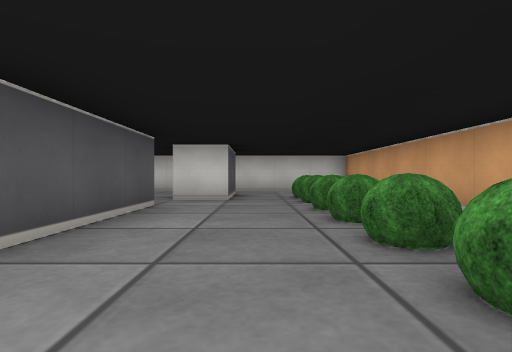
View 1 (above)

16 first-person views from a walk through a cub3D ray-caster map. The camera is about half as high as the walls, looks level and sees 80° across. The floor is counted in squares. Each view is taken from the middle of a square. On the plan, view 1 faces up. The plan holds only what a view shows up to about 9 squares ahead; the rest is blank.

View 2
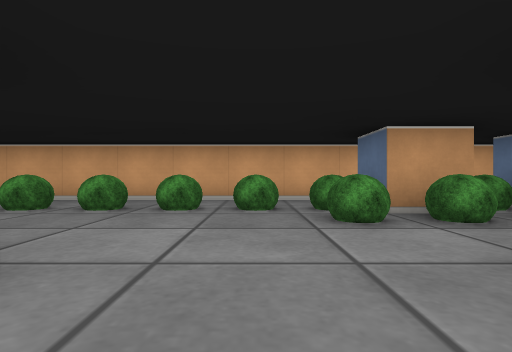

View 3
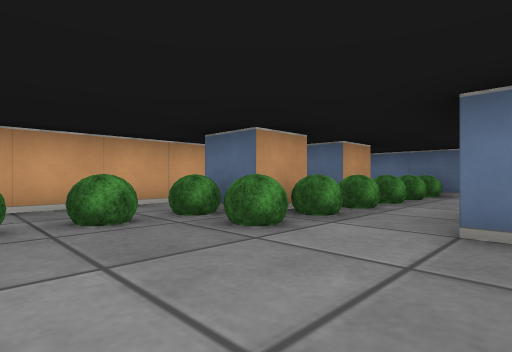

View 4
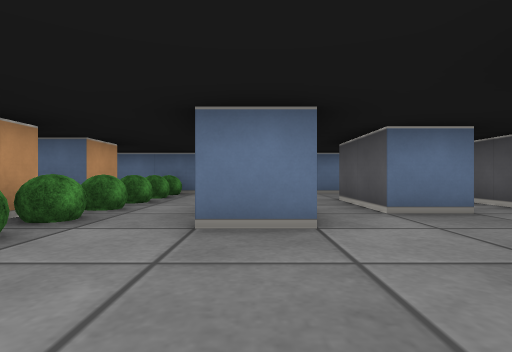

View 5
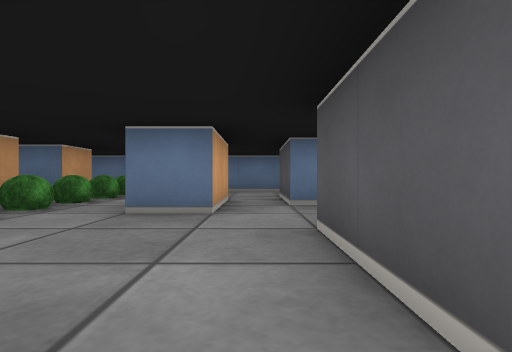

View 6
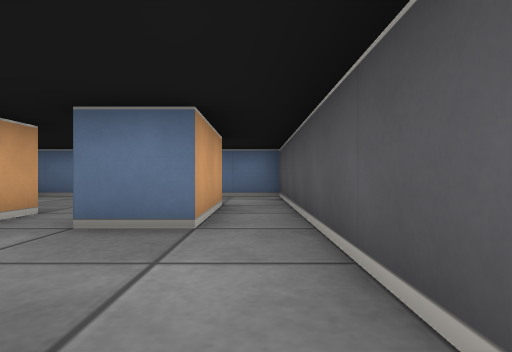

View 7
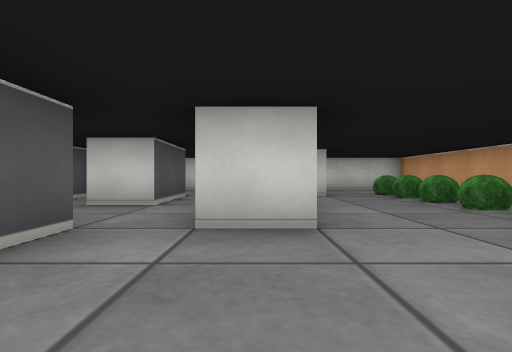

View 8
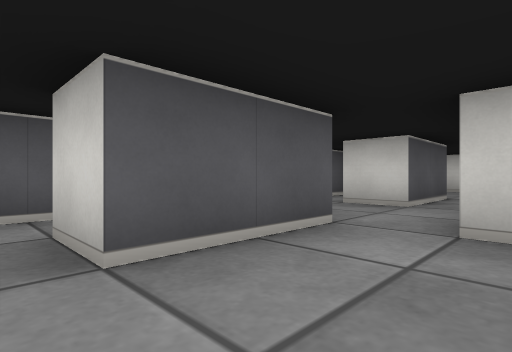

View 9
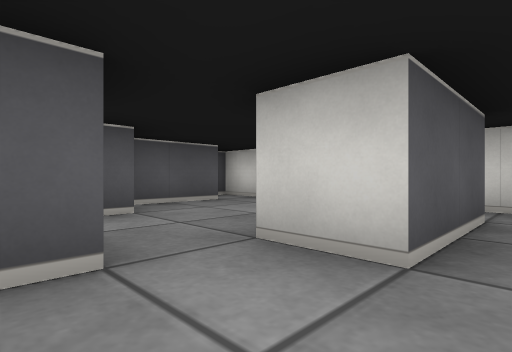

View 10
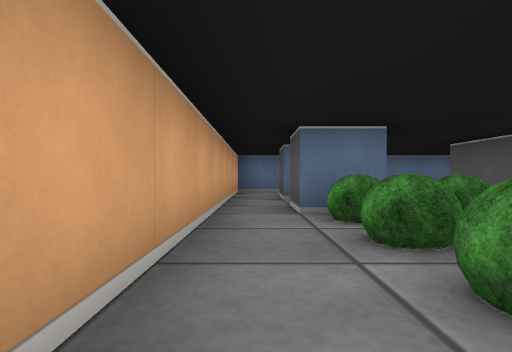

View 11
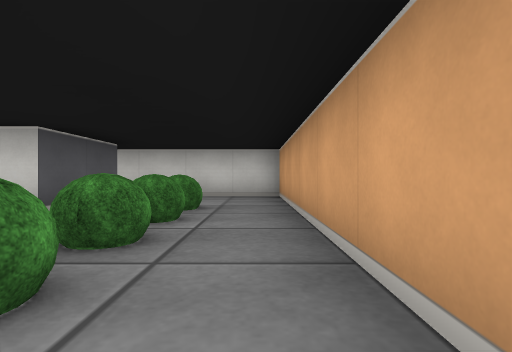

View 12
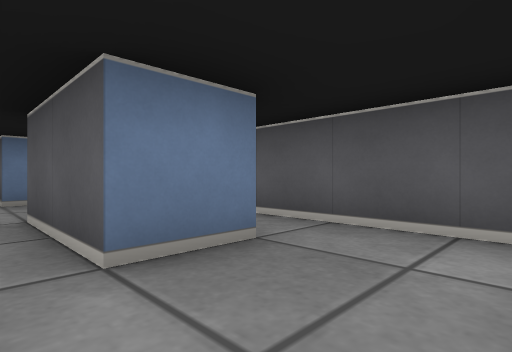

View 13
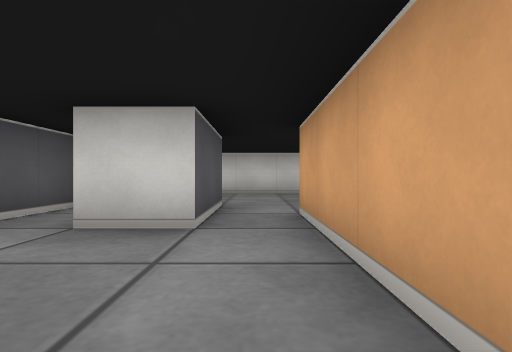

View 14
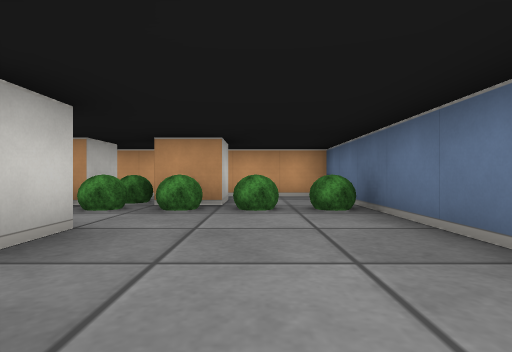

View 15
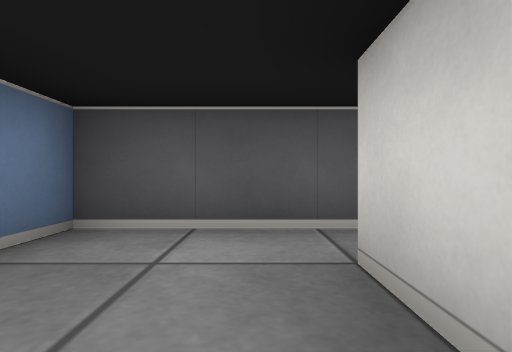

View 16
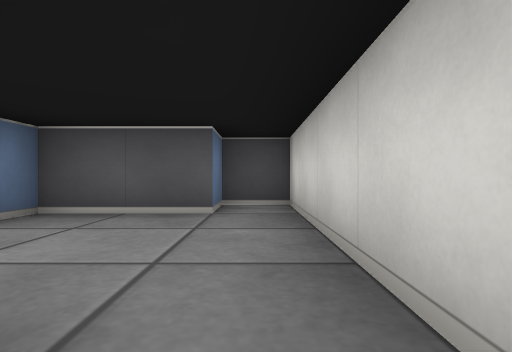

### Floor plan
Ten units are one square. View 1 is at (0, 0); x grows to the right and y downward. Boxes are objects, and circles mark ways between rooms. Rooms are numbered by the first view taken in them; rooms with no view inside come last. Other rooms are left out.
<svg viewBox="-60 -90 90 160">
<path fill="none" stroke="#000" d="M5 15 15 15 15 25 5 25 5 15M-15 21 -15 35 -25 35 -25 15 -15 15M5 35 15 35 15 45 5 45 5 35M-45 -15 -35 -15 -35 5 -45 5M-15 -45 -15 -15 -25 -15 -25 -45M-45 25 -35 25 -35 45 -45 45M-35 -45 -35 -35 -45 -35M-5 -75 -5 -55 -15 -55M-45 65 25 65 25 -85 -15 -85M-55 -54 -55 5M-35 -55 -35 -45M-15 -85 -55 -85 -55 -75 -45 -75 -45 -55 -39 -55M-55 5 -55 45M-45 45 -45 25M-55 45 -55 65 -45 65"/>
<rect x="-5" y="55" width="10" height="10" fill="#bbb"><title>bush</title></rect>
<rect x="-5" y="45" width="10" height="10" fill="#bbb"><title>bush</title></rect>
<rect x="-5" y="35" width="10" height="10" fill="#bbb"><title>bush</title></rect>
<rect x="-5" y="25" width="10" height="10" fill="#bbb"><title>bush</title></rect>
<rect x="-5" y="15" width="10" height="10" fill="#bbb"><title>bush</title></rect>
<rect x="-5" y="5" width="10" height="10" fill="#bbb"><title>bush</title></rect>
<rect x="5" y="25" width="10" height="10" fill="#bbb"><title>bush</title></rect>
<rect x="5" y="5" width="10" height="10" fill="#bbb"><title>bush</title></rect>
<rect x="5" y="-5" width="10" height="10" fill="#bbb"><title>bush</title></rect>
<rect x="5" y="-15" width="10" height="10" fill="#bbb"><title>bush</title></rect>
<rect x="5" y="-25" width="10" height="10" fill="#bbb"><title>bush</title></rect>
<rect x="5" y="-35" width="10" height="10" fill="#bbb"><title>bush</title></rect>
<rect x="5" y="-45" width="10" height="10" fill="#bbb"><title>bush</title></rect>
<rect x="5" y="-55" width="10" height="10" fill="#bbb"><title>bush</title></rect>
<rect x="5" y="-65" width="10" height="10" fill="#bbb"><title>bush</title></rect>
<circle cx="-40" cy="-25" r="3" fill="#2a7"/>
<circle cx="-10" cy="-50" r="3" fill="#2a7"/>
<circle cx="-10" cy="-80" r="3" fill="#2a7"/>
<circle cx="-30" cy="-40" r="3" fill="#2a7"/>
<circle cx="-40" cy="15" r="3" fill="#2a7"/>
<circle cx="-40" cy="55" r="3" fill="#2a7"/>
<circle cx="-50" cy="-5" r="3" fill="#2a7"/>
<circle cx="-50" cy="35" r="3" fill="#2a7"/>
<text x="0" y="0">1</text>
<text x="-50" y="-20">2</text>
<text x="-30" y="-70">3</text>
<text x="-50" y="20">4</text>
<text x="-50" y="50">5</text>
</svg>
Room 1 opens to room 2. Room 1 opens to room 3. Room 1 opens to room 4. Room 1 opens to room 5. Room 2 opens to room 4. Room 4 opens to room 5.

Where each view was taken, in squares from view 1:
view 1: 0 up, 0 right, facing up
view 2: 0 up, 3 left, facing right
view 3: 1 up, 2 left, facing down-right
view 4: 1 up, 2 left, facing down
view 5: 2 up, 3 left, facing down
view 6: 0 up, 5 left, facing down
view 7: 1 down, 2 left, facing up
view 8: 1 down, 2 left, facing up-left
view 9: 4 up, 0 right, facing up-left
view 10: 2 up, 2 right, facing down
view 11: 2 up, 2 right, facing up
view 12: 3 up, 3 left, facing down-left
view 13: 1 up, 3 left, facing up
view 14: 5 down, 4 left, facing right
view 15: 5 down, 3 left, facing left
view 16: 8 up, 1 left, facing left
